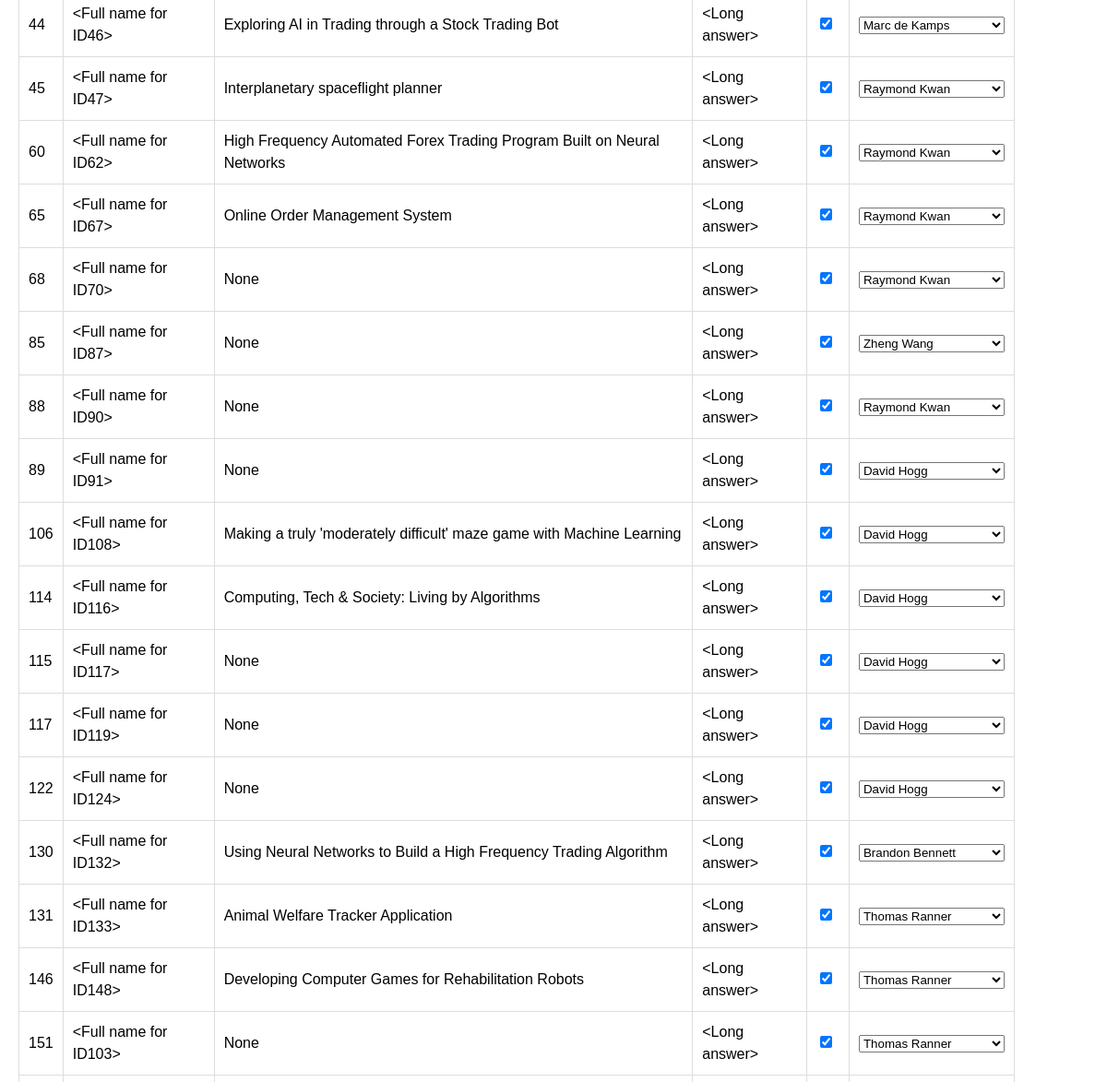
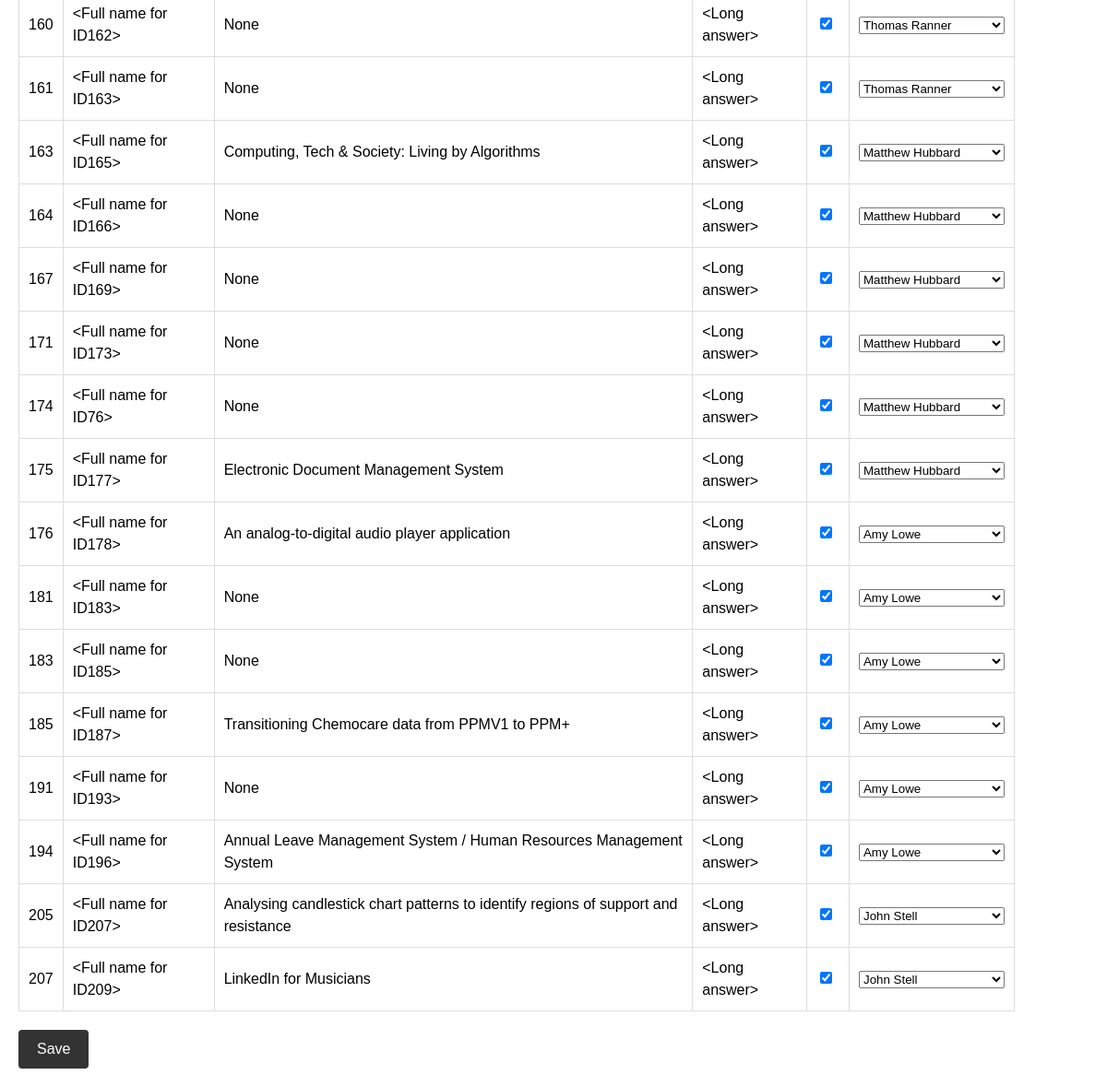
Page /students/pin (lower part) on the earlier database version (2 pictures, top to bottom).
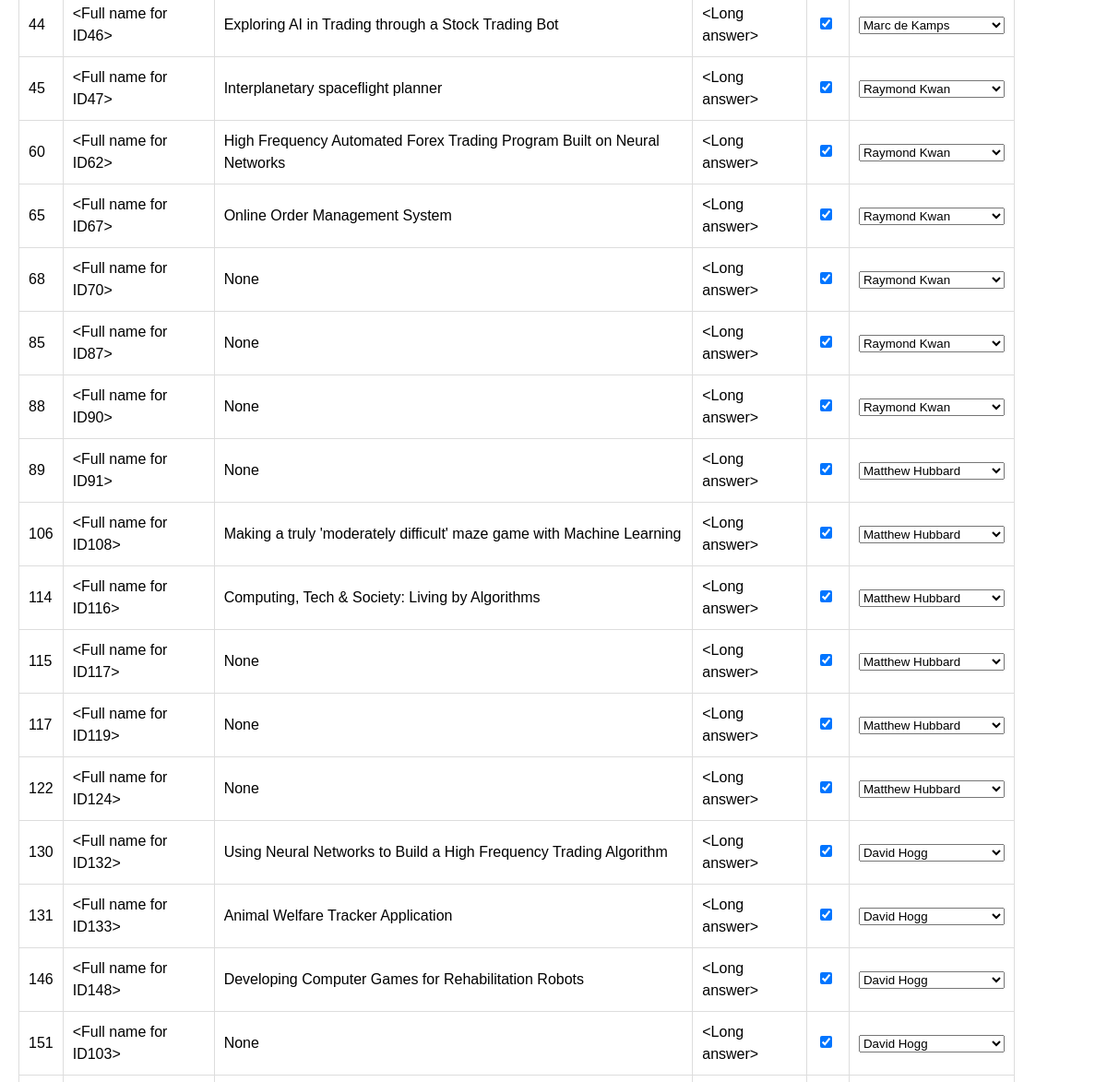
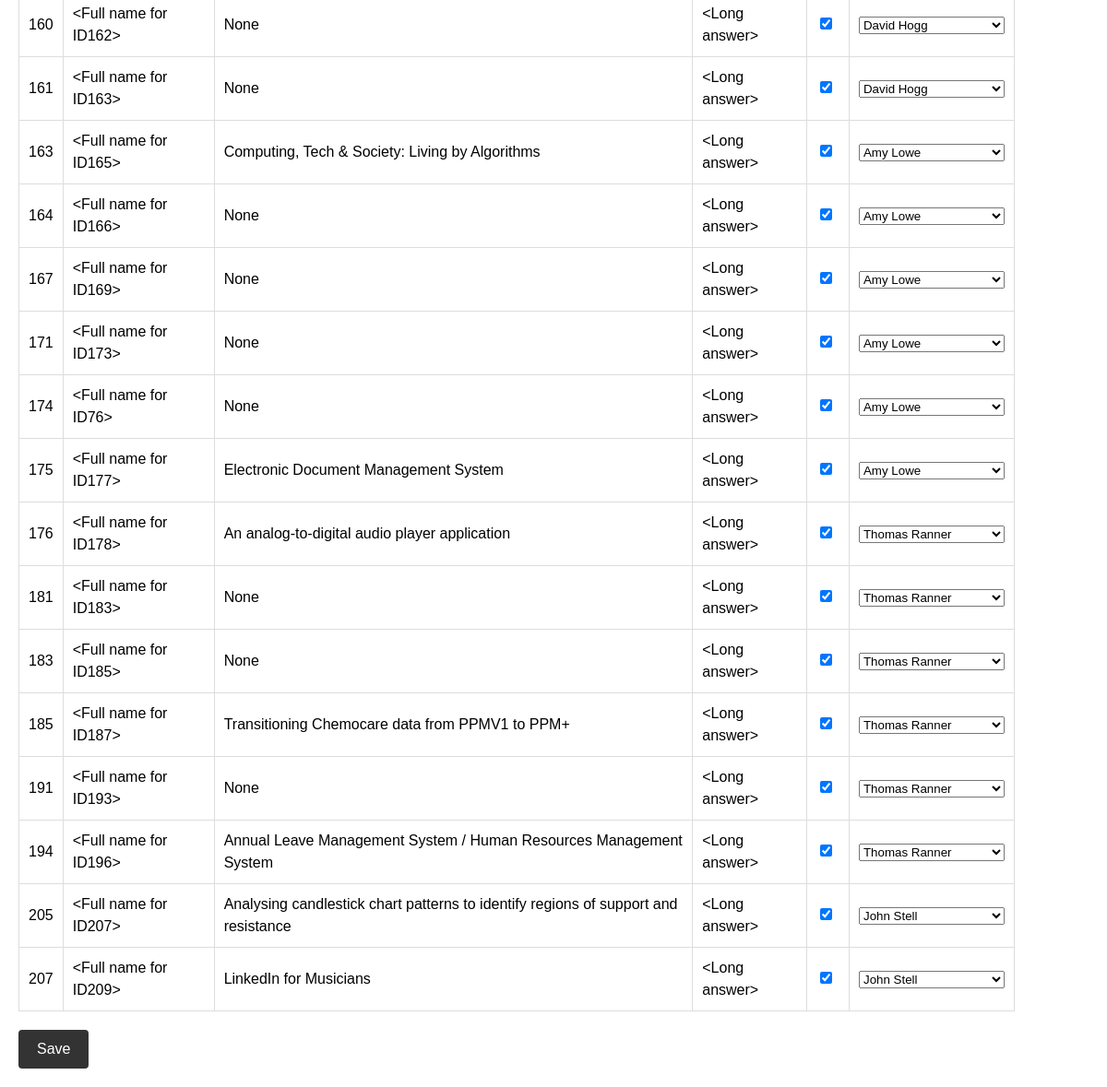
Same page on the later database version (2 pictures, top to bottom).
### app/models.py (models this page shows, shortened)
class Student(db.Model):
    id = db.Column(db.Integer, primary_key=True)
    name = db.Column(db.String(64), index=True)
    username = db.Column(db.String(64), index=True)
    degree = db.Column(db.String(64))
    code1 = db.Column(db.String(10))
    title1 = db.Column(db.String(64))
    reason1 = db.Column(db.String(256))
    code2 = db.Column(db.String(10))
    title2 = db.Column(db.String(64))
    reason2 = db.Column(db.String(256))
    code3 = db.Column(db.String(10))
    title3 = db.Column(db.String(64))
    reason3 = db.Column(db.String(256))
    code4 = db.Column(db.String(10))
    title4 = db.Column(db.String(64))
    reason4 = db.Column(db.String(256))
    allocated_preference = db.Column(db.Integer, default=None)
    allocated_code = db.Column(db.String(10), db.ForeignKey('project.code'))
    allocated_staff = db.Column(db.String(64), db.ForeignKey('staff.name'))
    pinned = db.Column(db.Boolean, default=False)

class Staff(db.Model):
    id = db.Column(db.Integer, primary_key=True)
    name = db.Column(db.String(64), index=True, unique=True)
    max_load = db.Column(db.Integer)
    current_load = db.Column(db.Integer)
    students = db.relationship('Student', backref='staff', lazy='dynamic')
    projects = db.relationship('Project', backref='staff', lazy='dynamic')

### app/routes.py (the view)
@app.route('/students/pin')
def pin_students():
    students_with_own = []
    student_preferences = []
    students = Student.query.filter((Student.code1 == 'OWN') | (Student.code2 == 'OWN') | (Student.code3 == 'OWN') | (Student.code4 == 'OWN')).all()
    for student in students:
        preferences = []
        for i in range(1, 5):
            code = getattr(student, f"code{i}")
            preferences.append(code)
            if code == 'OWN':
                title = getattr(student, f"title{i}")
                reason = getattr(student, f"reason{i}")
                students_with_own.append((student, title, reason))
                break
        student_preferences.append(preferences)
    staff_members = Staff.query.all()
    calculate_staff_popularity(staff_members)
    staff_dicts = [{'name': staff.name, 'max_load': staff.max_load, 'current_load': staff.current_load} for staff in staff_members]
    return render_template('pinSelfProposed.html', students=students_with_own, student_preferences=student_preferences, staff_members=staff_members, staff_dicts=staff_dicts, request=request)

### app/routes.py (called while the page is built)
def calculate_staff_popularity(staff_members):
    for staff in staff_members:
        staff.popularity = sum([project.popularity for project in staff.projects.all()])
    staff_members.sort(key=lambda x: x.popularity)

### app/templates/pinSelfProposed.html (shortened to what this page needs)
{% extends 'base.html' %}
{% block content %}
    <table id="pin-students-table">
      {% for student, title, reason in students %}
      <tr>
        <td>{{ student.id }}</td>
        <td>{{ student.name }}</td>
        <td>{{ title }}</td>
        <td>{{ reason }}</td>
        <td><input type="checkbox" {% if student.pinned %}checked{% endif %}></td>
        <td>
          <select>
            {% for staff in staff_members %}
            <option value="{{ staff.name }}" {% if student.allocated_staff == staff.name %}selected{% endif %}>{{ staff.name }}</option>
            {% endfor %}
          </select>
        </td>
      </tr>
      {% endfor %}
    </table>
    <button onclick="save()">Save</button>
{% endblock %}

### app/templates/base.html (shortened to what this page needs)
<!DOCTYPE html>
<html>
  <head>
  </head>
  <link rel="stylesheet" href="{{ url_for('static', filename='styles.css') }}">
  <body>
    {% block content %}{% endblock %}
  </body>
</html>

### app/static/styles.css (style rules this page uses)
body { font-family: Arial, sans-serif; font-size: 16px; line-height: 1.5; margin: 0; }
table { border-collapse: collapse; margin: 20px 0; width: 90%; margin-left: 20px; margin-right: 20px; }
th, td { border: 1px solid #ddd; padding: 10px; }
button { background-color: #333333; border: none; color: #fff; padding: 12px 20px; text-align: center; text-decoration: none; display: inline-block; font-size: 16px; border-radius: 4px; cursor: pointer; margin-left: 20px; margin-bottom: 20px; }

Differences in the rows shown:
changed Student "<Full name for ID87>": allocated_staff.name "Zheng Wang" → "Raymond Kwan"
changed Student "<Full name for ID91>": allocated_staff.name "David Hogg" → "Matthew Hubbard"
changed Student "<Full name for ID108>": allocated_staff.name "David Hogg" → "Matthew Hubbard"
changed Student "<Full name for ID116>": allocated_staff.name "David Hogg" → "Matthew Hubbard"
changed Student "<Full name for ID117>": allocated_staff.name "David Hogg" → "Matthew Hubbard"
changed Student "<Full name for ID119>": allocated_staff.name "David Hogg" → "Matthew Hubbard"
changed Student "<Full name for ID124>": allocated_staff.name "David Hogg" → "Matthew Hubbard"
changed Student "<Full name for ID132>": allocated_staff.name "Brandon Bennett" → "David Hogg"
changed Student "<Full name for ID133>": allocated_staff.name "Thomas Ranner" → "David Hogg"
changed Student "<Full name for ID148>": allocated_staff.name "Thomas Ranner" → "David Hogg"
changed Student "<Full name for ID103>": allocated_staff.name "Thomas Ranner" → "David Hogg"
changed Student "<Full name for ID162>": allocated_staff.name "Thomas Ranner" → "David Hogg"
changed Student "<Full name for ID163>": allocated_staff.name "Thomas Ranner" → "David Hogg"
changed Student "<Full name for ID165>": allocated_staff.name "Matthew Hubbard" → "Amy Lowe"
changed Student "<Full name for ID166>": allocated_staff.name "Matthew Hubbard" → "Amy Lowe"
changed Student "<Full name for ID169>": allocated_staff.name "Matthew Hubbard" → "Amy Lowe"
changed Student "<Full name for ID173>": allocated_staff.name "Matthew Hubbard" → "Amy Lowe"
changed Student "<Full name for ID76>": allocated_staff.name "Matthew Hubbard" → "Amy Lowe"
changed Student "<Full name for ID177>": allocated_staff.name "Matthew Hubbard" → "Amy Lowe"
changed Student "<Full name for ID178>": allocated_staff.name "Amy Lowe" → "Thomas Ranner"
changed Student "<Full name for ID183>": allocated_staff.name "Amy Lowe" → "Thomas Ranner"
changed Student "<Full name for ID185>": allocated_staff.name "Amy Lowe" → "Thomas Ranner"
changed Student "<Full name for ID187>": allocated_staff.name "Amy Lowe" → "Thomas Ranner"
changed Student "<Full name for ID193>": allocated_staff.name "Amy Lowe" → "Thomas Ranner"
changed Student "<Full name for ID196>": allocated_staff.name "Amy Lowe" → "Thomas Ranner"
